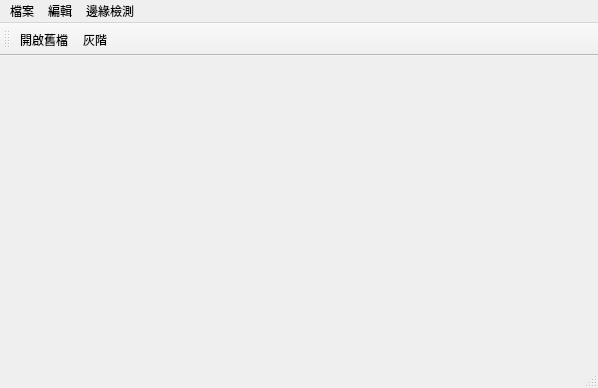
<?xml version="1.0" encoding="UTF-8"?>
<ui version="4.0">
 <class>MainWindow</class>
 <widget class="QMainWindow" name="MainWindow">
  <property name="geometry">
   <rect>
    <x>0</x>
    <y>0</y>
    <width>598</width>
    <height>388</height>
   </rect>
  </property>
  <property name="windowTitle">
   <string>MainWindow</string>
  </property>
  <widget class="QWidget" name="centralwidget"/>
  <widget class="QMenuBar" name="menubar">
   <property name="geometry">
    <rect>
     <x>0</x>
     <y>0</y>
     <width>598</width>
     <height>25</height>
    </rect>
   </property>
   <widget class="QMenu" name="menu">
    <property name="title">
     <string>檔案</string>
    </property>
    <addaction name="OpenFile"/>
    <addaction name="Close"/>
   </widget>
   <widget class="QMenu" name="menu_2">
    <property name="title">
     <string>編輯</string>
    </property>
    <addaction name="toGray"/>
    <addaction name="toHistgram"/>
    <addaction name="toThresh"/>
    <addaction name="toDynamicThresh"/>
    <addaction name="toR"/>
    <addaction name="toG"/>
    <addaction name="toB"/>
   </widget>
   <widget class="QMenu" name="menu_3">
    <property name="title">
     <string>邊緣檢測</string>
    </property>
    <addaction name="toGradient"/>
    <addaction name="toLaplacian"/>
   </widget>
   <addaction name="menu"/>
   <addaction name="menu_2"/>
   <addaction name="menu_3"/>
  </widget>
  <widget class="QStatusBar" name="statusbar"/>
  <widget class="QToolBar" name="FileToolBar">
   <property name="windowTitle">
    <string>toolBar</string>
   </property>
   <attribute name="toolBarArea">
    <enum>TopToolBarArea</enum>
   </attribute>
   <attribute name="toolBarBreak">
    <bool>false</bool>
   </attribute>
   <addaction name="OpenFile"/>
   <addaction name="toGray"/>
  </widget>
  <action name="OpenFile">
   <property name="icon">
    <iconset resource="../src/ImageProcess.qrc">
     <normaloff>:/OpenFile/icon/OpenFile.PNG</normaloff>:/OpenFile/icon/OpenFile.PNG</iconset>
   </property>
   <property name="text">
    <string>開啟舊檔</string>
   </property>
  </action>
  <action name="Close">
   <property name="text">
    <string>關閉程式</string>
   </property>
  </action>
  <action name="toGray">
   <property name="icon">
    <iconset resource="../src/ImageProcess.qrc">
     <normaloff>:/Gray/icon/Gray.PNG</normaloff>:/Gray/icon/Gray.PNG</iconset>
   </property>
   <property name="text">
    <string>灰階</string>
   </property>
  </action>
  <action name="toHistgram">
   <property name="text">
    <string>直方圖</string>
   </property>
  </action>
  <action name="toThresh">
   <property name="text">
    <string>二值化</string>
   </property>
  </action>
  <action name="toDynamicThresh">
   <property name="text">
    <string>二值化（動態調整）</string>
   </property>
  </action>
  <action name="toR">
   <property name="text">
    <string>純R</string>
   </property>
  </action>
  <action name="toG">
   <property name="text">
    <string>純G</string>
   </property>
  </action>
  <action name="toB">
   <property name="text">
    <string>純B</string>
   </property>
  </action>
  <action name="toGradient">
   <property name="text">
    <string>梯度運算</string>
   </property>
  </action>
  <action name="toLaplacian">
   <property name="text">
    <string>拉普啦斯運算</string>
   </property>
  </action>
 </widget>
 <resources>
  <include location="../src/ImageProcess.qrc"/>
 </resources>
 <connections>
  <connection>
   <sender>OpenFile</sender>
   <signal>activated()</signal>
   <receiver>MainWindow</receiver>
   <slot>slotOpenFile()</slot>
   <hints>
    <hint type="sourcelabel">
     <x>-1</x>
     <y>-1</y>
    </hint>
    <hint type="destinationlabel">
     <x>298</x>
     <y>193</y>
    </hint>
   </hints>
  </connection>
  <connection>
   <sender>Close</sender>
   <signal>activated()</signal>
   <receiver>MainWindow</receiver>
   <slot>slotClose()</slot>
   <hints>
    <hint type="sourcelabel">
     <x>-1</x>
     <y>-1</y>
    </hint>
    <hint type="destinationlabel">
     <x>298</x>
     <y>193</y>
    </hint>
   </hints>
  </connection>
  <connection>
   <sender>toGray</sender>
   <signal>activated()</signal>
   <receiver>MainWindow</receiver>
   <slot>slotGray()</slot>
   <hints>
    <hint type="sourcelabel">
     <x>-1</x>
     <y>-1</y>
    </hint>
    <hint type="destinationlabel">
     <x>298</x>
     <y>193</y>
    </hint>
   </hints>
  </connection>
  <connection>
   <sender>toHistgram</sender>
   <signal>activated()</signal>
   <receiver>MainWindow</receiver>
   <slot>slotHistgram()</slot>
   <hints>
    <hint type="sourcelabel">
     <x>-1</x>
     <y>-1</y>
    </hint>
    <hint type="destinationlabel">
     <x>298</x>
     <y>193</y>
    </hint>
   </hints>
  </connection>
  <connection>
   <sender>toThresh</sender>
   <signal>activated()</signal>
   <receiver>MainWindow</receiver>
   <slot>slotThresh()</slot>
   <hints>
    <hint type="sourcelabel">
     <x>-1</x>
     <y>-1</y>
    </hint>
    <hint type="destinationlabel">
     <x>298</x>
     <y>193</y>
    </hint>
   </hints>
  </connection>
  <connection>
   <sender>toDynamicThresh</sender>
   <signal>activated()</signal>
   <receiver>MainWindow</receiver>
   <slot>slotDockWidget()</slot>
   <hints>
    <hint type="sourcelabel">
     <x>-1</x>
     <y>-1</y>
    </hint>
    <hint type="destinationlabel">
     <x>298</x>
     <y>193</y>
    </hint>
   </hints>
  </connection>
  <connection>
   <sender>toB</sender>
   <signal>activated()</signal>
   <receiver>MainWindow</receiver>
   <slot>slotImB()</slot>
   <hints>
    <hint type="sourcelabel">
     <x>-1</x>
     <y>-1</y>
    </hint>
    <hint type="destinationlabel">
     <x>298</x>
     <y>193</y>
    </hint>
   </hints>
  </connection>
  <connection>
   <sender>toG</sender>
   <signal>activated()</signal>
   <receiver>MainWindow</receiver>
   <slot>slotImG()</slot>
   <hints>
    <hint type="sourcelabel">
     <x>-1</x>
     <y>-1</y>
    </hint>
    <hint type="destinationlabel">
     <x>298</x>
     <y>193</y>
    </hint>
   </hints>
  </connection>
  <connection>
   <sender>toR</sender>
   <signal>activated()</signal>
   <receiver>MainWindow</receiver>
   <slot>slotImR()</slot>
   <hints>
    <hint type="sourcelabel">
     <x>-1</x>
     <y>-1</y>
    </hint>
    <hint type="destinationlabel">
     <x>298</x>
     <y>193</y>
    </hint>
   </hints>
  </connection>
  <connection>
   <sender>toGradient</sender>
   <signal>activated()</signal>
   <receiver>MainWindow</receiver>
   <slot>slotGradient()</slot>
   <hints>
    <hint type="sourcelabel">
     <x>-1</x>
     <y>-1</y>
    </hint>
    <hint type="destinationlabel">
     <x>298</x>
     <y>193</y>
    </hint>
   </hints>
  </connection>
  <connection>
   <sender>toLaplacian</sender>
   <signal>activated()</signal>
   <receiver>MainWindow</receiver>
   <slot>slotLaplacian()</slot>
   <hints>
    <hint type="sourcelabel">
     <x>-1</x>
     <y>-1</y>
    </hint>
    <hint type="destinationlabel">
     <x>298</x>
     <y>193</y>
    </hint>
   </hints>
  </connection>
 </connections>
 <slots>
  <slot>slotClose()</slot>
  <slot>slotOpenFile()</slot>
  <slot>slotGray()</slot>
  <slot>slotHistgram()</slot>
  <slot>slotThresh()</slot>
  <slot>slotDockWidget()</slot>
  <slot>slotImR()</slot>
  <slot>slotImG()</slot>
  <slot>slotImB()</slot>
  <slot>slotGradient()</slot>
  <slot>slotLaplacian()</slot>
 </slots>
</ui>
